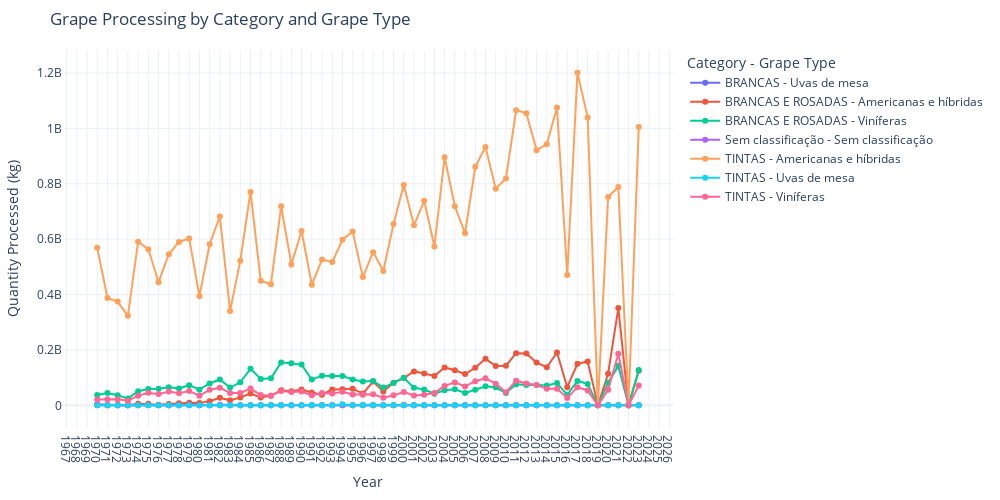

This figure's notebook cell:
### Code cell
# Grouping by year and category
# This graph allows you to analyze how grapes have been processed over the years, differentiating between the two main destinations: juice production and wine production.
import plotly.graph_objects as go

df_proc_grouped = (
    df_proc.groupby(["Year", "Category", "GrapeType"])["Quantity (kg)"]
    .sum()
    .reset_index()
)

pivot_df = df_proc_grouped.pivot_table(
    index="Year",
    columns=["Category", "GrapeType"],
    values="Quantity (kg)",
    aggfunc="sum"
)

# Create figure
fig = go.Figure()

# Add each line to the figure
for (category, grape_type) in pivot_df.columns:
    fig.add_trace(go.Scatter(
        x=pivot_df.index,
        y=pivot_df[(category, grape_type)],
        mode='lines+markers',
        name=f"{category} - {grape_type}"
    ))

# Customize layout
fig.update_layout(
    title="Grape Processing by Category and Grape Type",
    xaxis_title="Year",
    yaxis_title="Quantity Processed (kg)",
    width=1000,
    height=500,
    legend_title="Category - Grape Type",
    template="plotly_white",
    xaxis=dict(dtick=1),
    margin=dict(t=50, r=150, b=50, l=60)
)

fig.show()
